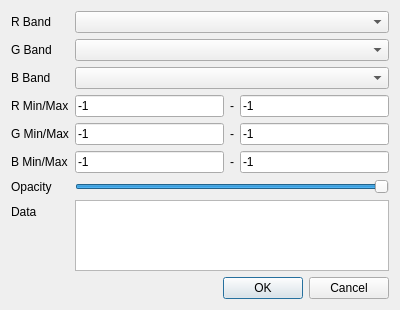
<?xml version="1.0" encoding="UTF-8"?>
<ui version="4.0">
 <class>RasterRgbLayerPropertyDialog</class>
 <widget class="QDialog" name="RasterRgbLayerPropertyDialog">
  <property name="geometry">
   <rect>
    <x>0</x>
    <y>0</y>
    <width>400</width>
    <height>310</height>
   </rect>
  </property>
  <property name="windowTitle">
   <string>Dialog</string>
  </property>
  <layout class="QFormLayout" name="formLayout">
   <item row="0" column="0">
    <widget class="QLabel" name="label">
     <property name="text">
      <string notr="true">R Band</string>
     </property>
    </widget>
   </item>
   <item row="0" column="1">
    <widget class="QComboBox" name="cboBandR"/>
   </item>
   <item row="1" column="0">
    <widget class="QLabel" name="label_2">
     <property name="text">
      <string notr="true">G Band</string>
     </property>
    </widget>
   </item>
   <item row="1" column="1">
    <widget class="QComboBox" name="cboBandG"/>
   </item>
   <item row="2" column="0">
    <widget class="QLabel" name="label_3">
     <property name="text">
      <string notr="true">B Band</string>
     </property>
    </widget>
   </item>
   <item row="2" column="1">
    <widget class="QComboBox" name="cboBandB"/>
   </item>
   <item row="3" column="0">
    <widget class="QLabel" name="label_4">
     <property name="text">
      <string notr="true">R Min/Max</string>
     </property>
    </widget>
   </item>
   <item row="3" column="1">
    <widget class="QWidget" name="widget" native="true">
     <layout class="QHBoxLayout" name="horizontalLayout">
      <property name="leftMargin">
       <number>0</number>
      </property>
      <property name="topMargin">
       <number>0</number>
      </property>
      <property name="rightMargin">
       <number>0</number>
      </property>
      <property name="bottomMargin">
       <number>0</number>
      </property>
      <item>
       <widget class="QLineEdit" name="leMinR">
        <property name="text">
         <string>-1</string>
        </property>
       </widget>
      </item>
      <item>
       <widget class="QLabel" name="label_5">
        <property name="text">
         <string notr="true">-</string>
        </property>
       </widget>
      </item>
      <item>
       <widget class="QLineEdit" name="leMaxR">
        <property name="text">
         <string>-1</string>
        </property>
       </widget>
      </item>
     </layout>
    </widget>
   </item>
   <item row="4" column="0">
    <widget class="QLabel" name="label_6">
     <property name="text">
      <string notr="true">G Min/Max</string>
     </property>
    </widget>
   </item>
   <item row="4" column="1">
    <widget class="QWidget" name="widget_2" native="true">
     <layout class="QHBoxLayout" name="horizontalLayout_2">
      <property name="leftMargin">
       <number>0</number>
      </property>
      <property name="topMargin">
       <number>0</number>
      </property>
      <property name="rightMargin">
       <number>0</number>
      </property>
      <property name="bottomMargin">
       <number>0</number>
      </property>
      <item>
       <widget class="QLineEdit" name="leMinG">
        <property name="text">
         <string>-1</string>
        </property>
       </widget>
      </item>
      <item>
       <widget class="QLabel" name="label_7">
        <property name="text">
         <string notr="true">-</string>
        </property>
       </widget>
      </item>
      <item>
       <widget class="QLineEdit" name="leMaxG">
        <property name="text">
         <string>-1</string>
        </property>
       </widget>
      </item>
     </layout>
    </widget>
   </item>
   <item row="5" column="0">
    <widget class="QLabel" name="label_8">
     <property name="text">
      <string notr="true">B Min/Max</string>
     </property>
    </widget>
   </item>
   <item row="5" column="1">
    <widget class="QWidget" name="widget_3" native="true">
     <layout class="QHBoxLayout" name="horizontalLayout_3">
      <property name="leftMargin">
       <number>0</number>
      </property>
      <property name="topMargin">
       <number>0</number>
      </property>
      <property name="rightMargin">
       <number>0</number>
      </property>
      <property name="bottomMargin">
       <number>0</number>
      </property>
      <item>
       <widget class="QLineEdit" name="leMinB">
        <property name="text">
         <string>-1</string>
        </property>
       </widget>
      </item>
      <item>
       <widget class="QLabel" name="label_9">
        <property name="text">
         <string notr="true">-</string>
        </property>
       </widget>
      </item>
      <item>
       <widget class="QLineEdit" name="leMaxB">
        <property name="text">
         <string>-1</string>
        </property>
       </widget>
      </item>
     </layout>
    </widget>
   </item>
   <item row="6" column="0">
    <widget class="QLabel" name="label_10">
     <property name="text">
      <string notr="true">Opacity</string>
     </property>
    </widget>
   </item>
   <item row="6" column="1">
    <widget class="QSlider" name="sdOpacity">
     <property name="maximum">
      <number>255</number>
     </property>
     <property name="value">
      <number>255</number>
     </property>
     <property name="orientation">
      <enum>Qt::Horizontal</enum>
     </property>
    </widget>
   </item>
   <item row="7" column="0">
    <widget class="QLabel" name="label_11">
     <property name="text">
      <string notr="true">Data</string>
     </property>
    </widget>
   </item>
   <item row="7" column="1">
    <widget class="QPlainTextEdit" name="pteData">
     <property name="enabled">
      <bool>true</bool>
     </property>
    </widget>
   </item>
   <item row="8" column="0" colspan="2">
    <widget class="QDialogButtonBox" name="buttonBox">
     <property name="orientation">
      <enum>Qt::Horizontal</enum>
     </property>
     <property name="standardButtons">
      <set>QDialogButtonBox::Cancel|QDialogButtonBox::Ok</set>
     </property>
    </widget>
   </item>
  </layout>
 </widget>
 <resources/>
 <connections>
  <connection>
   <sender>buttonBox</sender>
   <signal>accepted()</signal>
   <receiver>RasterRgbLayerPropertyDialog</receiver>
   <slot>accept()</slot>
   <hints>
    <hint type="sourcelabel">
     <x>248</x>
     <y>254</y>
    </hint>
    <hint type="destinationlabel">
     <x>157</x>
     <y>274</y>
    </hint>
   </hints>
  </connection>
  <connection>
   <sender>buttonBox</sender>
   <signal>rejected()</signal>
   <receiver>RasterRgbLayerPropertyDialog</receiver>
   <slot>reject()</slot>
   <hints>
    <hint type="sourcelabel">
     <x>316</x>
     <y>260</y>
    </hint>
    <hint type="destinationlabel">
     <x>286</x>
     <y>274</y>
    </hint>
   </hints>
  </connection>
 </connections>
</ui>
